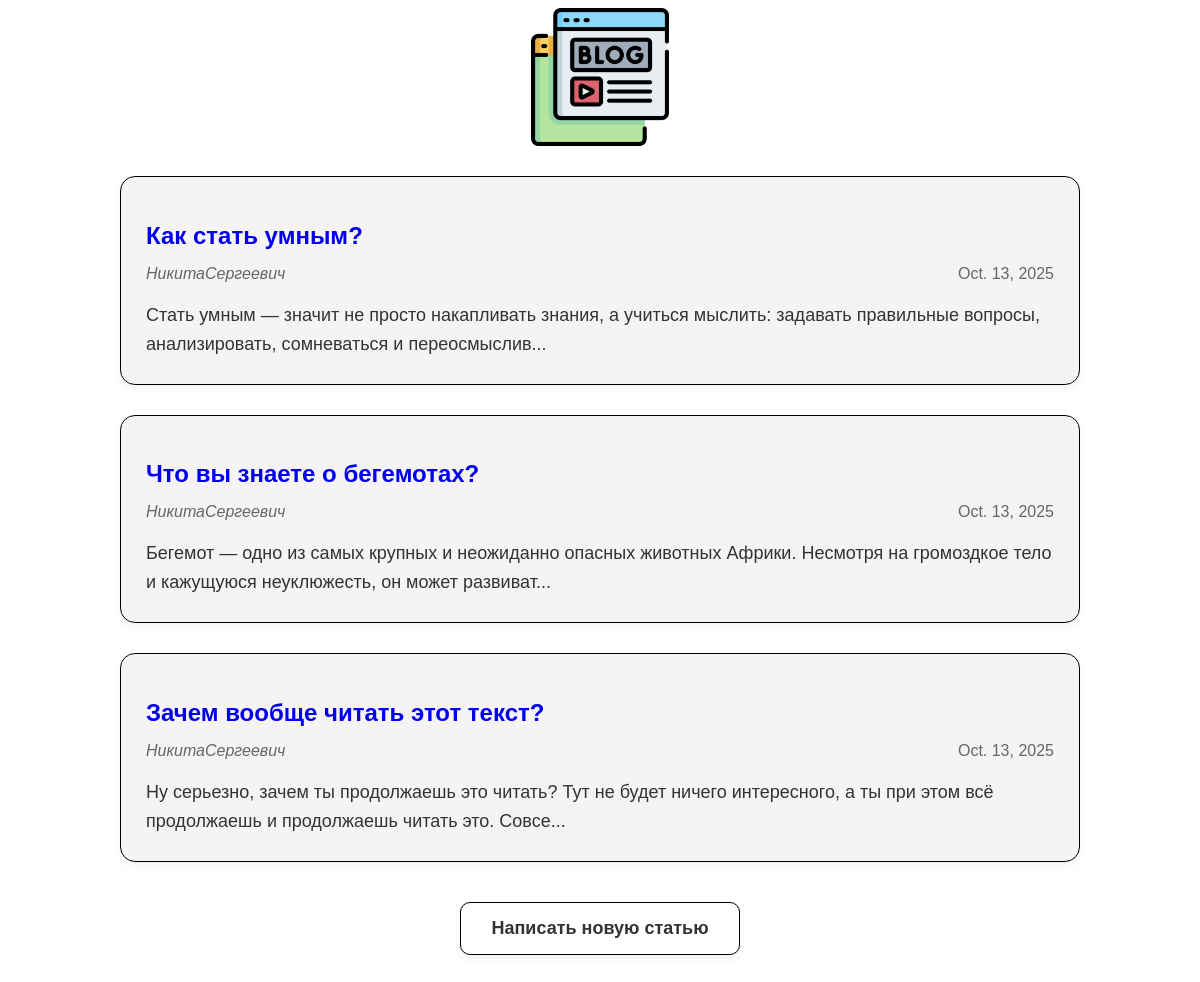
The app's page /article/ with its own data.
### articles/models.py (models this page shows, shortened)
class Article(models.Model):
    title = models.CharField(max_length=200)
    author = models.ForeignKey(User, on_delete=models.CASCADE)
    text = models.TextField()
    created_date = models.DateField(auto_now_add=True)
    def get_excerpt(self):
        if len(self.text) > 140:
            return self.text[:140] + "..."
        else:
            return self.text

### articles/views.py (the view)
# urls.py: path('', views.archive, name='archive'),
def archive(request):
    posts = Article.objects.all()
    return render(request, 'archive.html', {"posts": posts})

### articles/templates/archive.html (shortened to what this page needs)
<!DOCTYPE html>
<html>
<head>
</head>
<link rel="stylesheet" href="/static/index.css">
<body>
    <div class="header">
        <a href="http://127.0.0.1:8000">
            <img src="/static/img/logo.png"/>
        </a>
    </div>
    <div class="archive">
        {% for post in posts %}
            <a href="{% url 'get_article' post.id %}">
                <div class="one-post">
                    <h2 class="post-title">{{ post.title }}</h2>
                    <div class="article-info">
                        <div class="article-author">{{ post.author.username }}</div>
                        <div class="article-created-date">{{ post.created_date }}</div>
                    </div>
                    <p class="article-text">{{ post.get_excerpt }}</p>
                </div>
            </a>
        {% endfor %}
    </div>
    <div class="create-article-button-wrapper">
        <a href="http://127.0.0.1:8000/article/new" class="create-article-button">
            Написать новую статью
        </a>
    </div>
</body>
</html>

### static/index.css (style rules this page uses)
body { background: #ffffff; font-family: Tahoma, Arial, sans-serif; color: #666; font-style: none; }
p, h4 { font-size: 20px; margin-bottom: 0; font-style: none; }
.header img { display: block; width: 138px; margin-left: auto; margin-right: auto; }
.archive { width: 960px; margin-left: auto; margin-right: auto; }
.article-author { width: 50%; float: left; font-style: italic; }
.article-author { width: 50%; float: left; }
.article-created-date { text-align: right; }
.one-post { background-color: rgb(245, 243, 243); border: 1px solid #000000; border-radius: 15px; padding: 25px; margin-bottom: 30px; margin-top: 30px; box-shadow: 0 4px 8px rgba(0, 0, 0, 0.05); transition: box-shadow 0.3s ease; font-style: none; }
.one-post h2.post-title { margin-bottom: 15px; font-style: none; }
.article-info { display: flex; justify-content: space-between; align-items: center; margin-bottom: 15px; font-size: 16px; color: #666; }
.article-text { font-size: 18px; line-height: 1.6; color: #333; font-style: none; }
.create-article-button-wrapper { text-align: center; margin: 40px auto 60px; max-width: 960px; }
.create-article-button { display: inline-block; background-color: #ffffff; border: 1px solid #000000; border-radius: 10px; padding: 15px 30px; font-size: 18px; font-weight: bold; color: #333; text-decoration: none; box-shadow: 0 4px 8px rgba(0, 0, 0, 0.05); transition: all 0.3s ease; cursor: pointer; }
a { text-decoration: none; }

### records on screen
Article: title "Как стать умным?", author.username "НикитаСергеевич", created_date "Oct. 13, 2025", get_excerpt "Стать умным — значит не просто накапливать знания, а учиться мыслить: задавать правильные вопросы, анализировать, сомневаться и переосмыслив..."
Article: title "Что вы знаете о бегемотах?", author.username "НикитаСергеевич", created_date "Oct. 13, 2025", get_excerpt "Бегемот — одно из самых крупных и неожиданно опасных животных Африки. Несмотря на громоздкое тело и кажущуюся неуклюжесть, он может развиват..."
Article: title "Зачем вообще читать этот текст?", author.username "НикитаСергеевич", created_date "Oct. 13, 2025", get_excerpt "Ну серьезно, зачем ты продолжаешь это читать? Тут не будет ничего интересного, а ты при этом всё продолжаешь и продолжаешь читать это. Совсе..."
